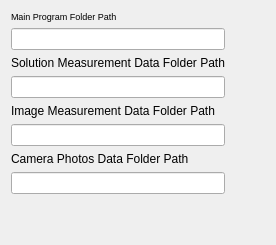
        <widget class="QWidget" name="paths">
         <attribute name="title">
          <string>Paths</string>
         </attribute>
         <layout class="QGridLayout" name="gridLayout_2">
          <item row="0" column="0">
           <layout class="QVBoxLayout" name="verticalLayout_11">
            <item>
             <layout class="QVBoxLayout" name="verticalLayout_5">
              <item>
               <widget class="QLabel" name="label">
                <property name="font">
                 <font>
                  <pointsize>7</pointsize>
                 </font>
                </property>
                <property name="text">
                 <string>Main Program Folder Path</string>
                </property>
               </widget>
              </item>
              <item>
               <widget class="QLineEdit" name="mainProgPath">
                <property name="enabled">
                 <bool>true</bool>
                </property>
                <property name="text">
                 <string/>
                </property>
               </widget>
              </item>
             </layout>
            </item>
            <item>
             <layout class="QVBoxLayout" name="verticalLayout_9">
              <item>
               <widget class="QLabel" name="label_8">
                <property name="text">
                 <string>Solution Measurement Data Folder Path</string>
                </property>
               </widget>
              </item>
              <item>
               <widget class="QLineEdit" name="solDataPath">
                <property name="enabled">
                 <bool>true</bool>
                </property>
                <property name="text">
                 <string/>
                </property>
               </widget>
              </item>
             </layout>
            </item>
            <item>
             <layout class="QVBoxLayout" name="verticalLayout_10">
              <item>
               <widget class="QLabel" name="label_9">
                <property name="text">
                 <string>Image Measurement Data Folder Path</string>
                </property>
               </widget>
              </item>
              <item>
               <widget class="QLineEdit" name="imgDataPath">
                <property name="enabled">
                 <bool>true</bool>
                </property>
                <property name="text">
                 <string/>
                </property>
               </widget>
              </item>
              <item>
               <layout class="QVBoxLayout" name="verticalLayout_13">
                <item>
                 <widget class="QLabel" name="label_11">
                  <property name="text">
                   <string>Camera Photos Data Folder Path</string>
                  </property>
                 </widget>
                </item>
                <item>
                 <widget class="QLineEdit" name="camDataPath">
                  <property name="enabled">
                   <bool>true</bool>
                  </property>
                  <property name="text">
                   <string/>
                  </property>
                 </widget>
                </item>
               </layout>
              </item>
             </layout>
            </item>
           </layout>
          </item>
          <item row="0" column="1">
           <spacer name="horizontalSpacer_5">
            <property name="orientation">
             <enum>Qt::Horizontal</enum>
            </property>
            <property name="sizeHint" stdset="0">
             <size>
              <width>40</width>
              <height>20</height>
             </size>
            </property>
           </spacer>
          </item>
          <item row="1" column="0">
           <spacer name="verticalSpacer_3">
            <property name="orientation">
             <enum>Qt::Vertical</enum>
            </property>
            <property name="sizeHint" stdset="0">
             <size>
              <width>20</width>
              <height>40</height>
             </size>
            </property>
           </spacer>
          </item>
         </layout>
        </widget>
